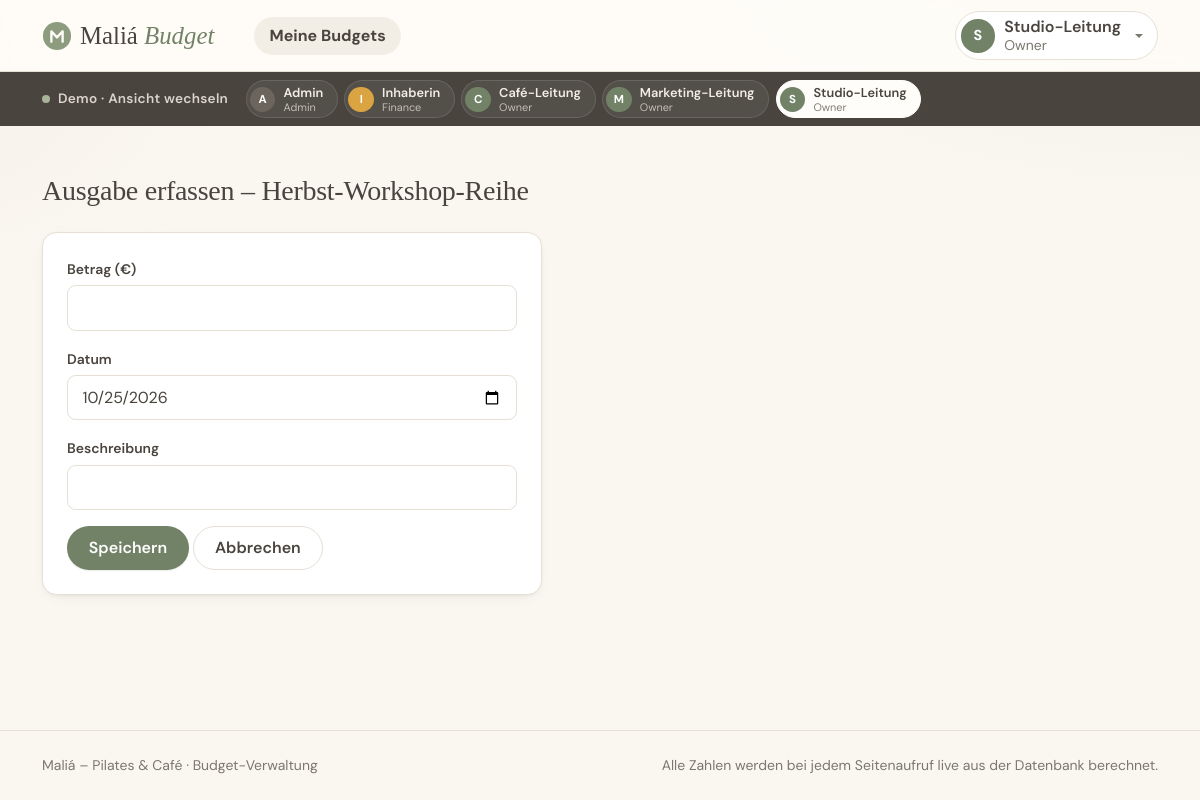
The page /owner/ist-erfassen.php?budget_id=4 (signed in) on the database its author committed.
### tables this page shows
CREATE TABLE benutzer (
    id             INT UNSIGNED AUTO_INCREMENT PRIMARY KEY,
    username       VARCHAR(50)  NOT NULL UNIQUE,
    passwort_hash  VARCHAR(255) NOT NULL,
    anzeigename    VARCHAR(100) NOT NULL,
    rolle          ENUM('ADMIN', 'FINANCE', 'OWNER') NOT NULL
);

CREATE TABLE budget (
    id            INT UNSIGNED AUTO_INCREMENT PRIMARY KEY,
    name          VARCHAR(150)   NOT NULL,
    bereich       ENUM('STUDIO', 'CAFE', 'MARKETING') NOT NULL,
    soll_betrag   DECIMAL(10, 2) NOT NULL,
    gueltig_von   DATE           NOT NULL,
    gueltig_bis   DATE           NOT NULL,
    owner_id      INT UNSIGNED   NOT NULL,

    CONSTRAINT fk_budget_owner
        FOREIGN KEY (owner_id) REFERENCES benutzer (id),

    CONSTRAINT chk_budget_zeitraum
        CHECK (gueltig_von <= gueltig_bis)
);

### src/ui.php (called while the page is built, shortened)
<?php
function e(?string $text): string
{
    return htmlspecialchars($text ?? '', ENT_QUOTES);
}
function rolleLabel(string $rolle): string
{
    return ROLLEN[$rolle]['label'] ?? $rolle;
}
function initiale(string $name): string
{
    return mb_strtoupper(mb_substr($name, 0, 1));
}
function aktivWenn(string $pfadAnfang): string
{
    $pfad = parse_url($_SERVER['REQUEST_URI'] ?? '/', PHP_URL_PATH) ?: '/';
    return str_starts_with($pfad, $pfadAnfang) ? 'active' : '';
}

### src/demo.php (called while the page is built, shortened)
<?php
require_once __DIR__ . '/auth.php';
function demoKonten(): array
{
    global $pdo;
    return $pdo->query(
        "SELECT id, username, anzeigename, rolle FROM benutzer
         ORDER BY FIELD(rolle, 'ADMIN', 'FINANCE', 'OWNER'), anzeigename"
    )->fetchAll();
}

### src/budget.php (called while the page is built, shortened)
<?php
require_once __DIR__ . '/db.php';
function findeBudgetFuerOwner(int $budgetId, int $ownerId): ?array
{
    global $pdo;
    $stmt = $pdo->prepare('SELECT * FROM budget WHERE id = :id AND owner_id = :owner_id');
    $stmt->execute(['id' => $budgetId, 'owner_id' => $ownerId]);
    $budget = $stmt->fetch();
    return $budget ?: null;
}
function ladeEigenesBudget(int $budgetId, int $ownerId): array
{
    $budget = findeBudgetFuerOwner($budgetId, $ownerId);
    return $budget;
}
function istBudgetAbgelaufen(array $budget): bool
{
    return date('Y-m-d') > $budget['gueltig_bis'];
}

### src/rollen.php (called while the page is built, shortened)
<?php
function eingeloggteBenutzerId(): int
{
    return (int) $_SESSION['user_id'];
}

### public/owner/ist-erfassen.php (the view, shortened to what this page needs)
<?php
$benutzerId = eingeloggteBenutzerId();
$budgetId = (int) ($_GET['budget_id'] ?? $_POST['budget_id'] ?? 0);
$budget = ladeEigenesBudget($budgetId, $benutzerId);
$istAbgelaufen = istBudgetAbgelaufen($budget);
require __DIR__ . '/../../templates/header.php';
?>
<h1 class="h3 mb-4">Ausgabe erfassen – <?= htmlspecialchars($budget['name']) ?></h1>
<?php if (!$istAbgelaufen): ?>
<div class="card p-4" style="max-width: 500px;">
    <form method="post" action="/owner/ist-erfassen.php">
        <div class="mb-3">
            <label for="betrag" class="form-label">Betrag (€)</label>
            <input type="number" step="0.01" min="0.01" class="form-control" id="betrag" name="betrag" required>
        </div>
        <div class="mb-3">
            <label for="datum" class="form-label">Datum</label>
            <input type="date" class="form-control" id="datum" name="datum"
                   value="<?= date('Y-m-d') ?>" required>
        </div>
        <div class="mb-3">
            <label for="beschreibung" class="form-label">Beschreibung</label>
            <input type="text" class="form-control" id="beschreibung" name="beschreibung" maxlength="255" required>
        </div>
        <button type="submit" class="btn btn-maliá">Speichern</button>
        <a href="/owner/budget.php?id=<?= (int) $budget['id'] ?>" class="btn btn-maliá-outline">Abbrechen</a>
    </form>
</div>
<?php endif; ?>
<?php require __DIR__ . '/../../templates/footer.php'; ?>

### templates/header.php (shortened to what this page needs)
<?php
require_once __DIR__ . '/../src/ui.php';
$rolle = $_SESSION['rolle'] ?? null;
$anzeigename = $_SESSION['anzeigename'] ?? '';
$rollenLabel = $rolle ? rolleLabel($rolle) : '';
$demoKonten = [];
if ($rolle && DEMO_MODUS && isset($GLOBALS['pdo'])) {
    require_once __DIR__ . '/../src/demo.php';
    $demoKonten = demoKonten();
}
?>
<!DOCTYPE html>
<html lang="de">
<head>
    <link rel="stylesheet" href="https://cdn.jsdelivr.net/npm/bootstrap@5.3.3/dist/css/bootstrap.min.css">
    <link rel="stylesheet" href="/assets/css/style.css">
</head>
<body>
<header class="sticky-top">
<nav class="navbar navbar-expand-lg">
    <div class="container">
        <a class="navbar-brand d-flex align-items-center gap-2" href="/">
            <img src="/assets/img/favicon.svg" alt="" width="30" height="30">
            <span>Maliá <span class="navbar-brand__zusatz">Budget</span></span>
        </a>
        <?php if ($rolle): ?>
        <div class="collapse navbar-collapse" id="hauptnavigation">
            <ul class="navbar-nav me-auto ms-lg-4 gap-lg-1">
                <?php if ($rolle === 'ADMIN'): ?>
                    <li class="nav-item"><a class="nav-link <?= aktivWenn('/admin') ?>" href="/admin/">Benutzer</a></li>
                <?php elseif ($rolle === 'FINANCE'): ?>
                    <li class="nav-item"><a class="nav-link <?= aktivWenn('/finance') ?>" href="/finance/">Alle Budgets</a></li>
                <?php elseif ($rolle === 'OWNER'): ?>
                    <li class="nav-item"><a class="nav-link <?= aktivWenn('/owner') ?>" href="/owner/">Meine Budgets</a></li>
                <?php endif; ?>
            </ul>
            <div class="dropdown">
                <button class="konto-knopf dropdown-toggle" type="button" data-bs-toggle="dropdown" aria-expanded="false">
                    <span class="avatar avatar--<?= e(strtolower($rolle)) ?>"><?= e(initiale($anzeigename)) ?></span>
                    <span class="text-start lh-sm">
                        <span class="d-block fw-semibold"><?= e($anzeigename) ?></span>
                        <span class="d-block small text-muted"><?= e($rollenLabel) ?></span>
                    </span>
                </button>
            </div>
        </div>
        <?php endif; ?>
    </div>
</nav>
<?php if ($demoKonten): ?>
<div class="demo-leiste">
    <div class="container d-flex align-items-center gap-3">
        <span class="demo-leiste__titel">
            <span class="demo-leiste__punkt" aria-hidden="true"></span>
            <span class="d-none d-md-inline">Demo · Ansicht wechseln</span>
        </span>
        <form method="post" action="/konto-wechseln.php" class="demo-leiste__konten">
            <?php foreach ($demoKonten as $konto): ?>
                <?php $aktiv = (int) $konto['id'] === (int) ($_SESSION['user_id'] ?? 0); ?>
                <button type="submit" name="benutzer_id" value="<?= (int) $konto['id'] ?>"
                        class="demo-konto <?= $aktiv ? 'aktiv' : '' ?>"
                        title="<?= e(rolleLabel($konto['rolle']) . ': ' . ROLLEN[$konto['rolle']]['beschreibung']) ?>"
                        <?= $aktiv ? 'aria-current="true"' : '' ?>>
                    <span class="avatar avatar--klein avatar--<?= e(strtolower($konto['rolle'])) ?>"><?= e(initiale($konto['anzeigename'])) ?></span>
                    <span class="lh-sm text-start">
                        <span class="d-block demo-konto__name"><?= e($konto['anzeigename']) ?></span>
                        <span class="d-block demo-konto__rolle"><?= e(rolleLabel($konto['rolle'])) ?></span>
                    </span>
                </button>
            <?php endforeach; ?>
        </form>
    </div>
</div>
<?php endif; ?>
</header>
<main id="inhalt" class="container py-4 py-lg-5">

### rows shown on the page
benutzer: anzeigename "A", anzeigename "Admin", rolle "Admin"
benutzer: anzeigename "I", anzeigename "Inhaberin", rolle "Finance"
benutzer: anzeigename "C", anzeigename "Café-Leitung", rolle "Owner"
benutzer: anzeigename "M", anzeigename "Marketing-Leitung", rolle "Owner"
benutzer: anzeigename "S", anzeigename "Studio-Leitung", rolle "Owner"
budget: name "Herbst-Workshop-Reihe"

### other values the page prints
initiale($anzeigename) "S"
$anzeigename "Studio-Leitung"
$rollenLabel "Owner"
